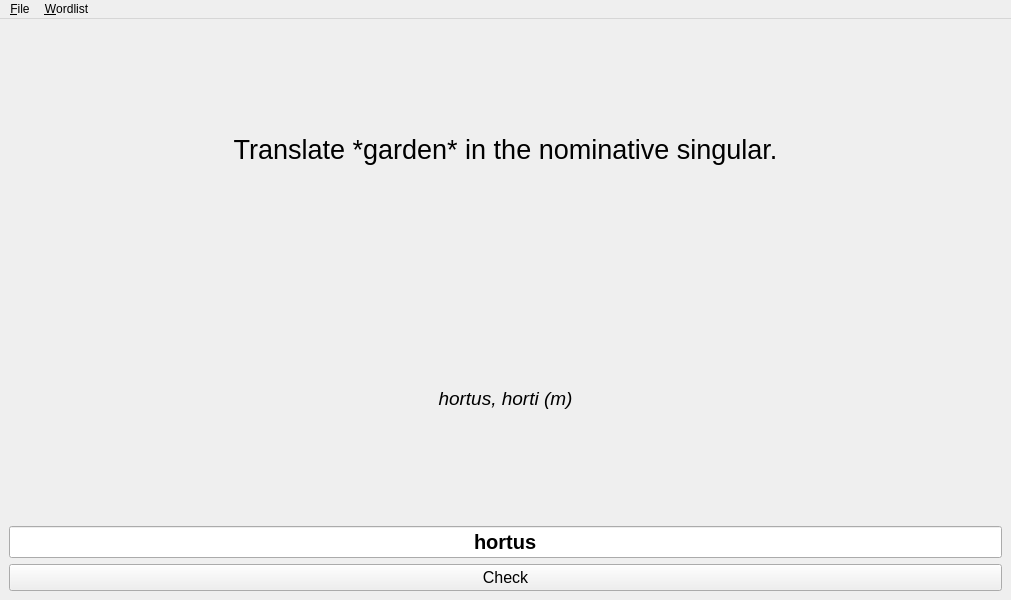
<?xml version="1.0" encoding="UTF-8"?>
<ui version="4.0">
 <class>MainWindow</class>
 <widget class="QMainWindow" name="MainWindow">
  <property name="geometry">
   <rect>
    <x>0</x>
    <y>0</y>
    <width>1011</width>
    <height>600</height>
   </rect>
  </property>
  <property name="windowTitle">
   <string>MainWindow</string>
  </property>
  <widget class="QWidget" name="centralwidget">
   <layout class="QVBoxLayout" name="verticalLayout_2">
    <item>
     <widget class="QLabel" name="question_label">
      <property name="font">
       <font>
        <pointsize>20</pointsize>
       </font>
      </property>
      <property name="text">
       <string>Translate *garden* in the nominative singular.</string>
      </property>
      <property name="textFormat">
       <enum>Qt::MarkdownText</enum>
      </property>
      <property name="alignment">
       <set>Qt::AlignCenter</set>
      </property>
     </widget>
    </item>
    <item>
     <widget class="QLabel" name="hint_label">
      <property name="font">
       <font>
        <pointsize>14</pointsize>
        <italic>true</italic>
       </font>
      </property>
      <property name="text">
       <string>hortus, horti (m)</string>
      </property>
      <property name="alignment">
       <set>Qt::AlignCenter</set>
      </property>
     </widget>
    </item>
    <item>
     <widget class="QLineEdit" name="answer_input">
      <property name="font">
       <font>
        <pointsize>15</pointsize>
        <weight>75</weight>
        <italic>false</italic>
        <bold>true</bold>
        <underline>false</underline>
        <strikeout>false</strikeout>
        <kerning>true</kerning>
       </font>
      </property>
      <property name="text">
       <string>hortus</string>
      </property>
      <property name="alignment">
       <set>Qt::AlignCenter</set>
      </property>
     </widget>
    </item>
    <item>
     <widget class="QPushButton" name="answer_button">
      <property name="font">
       <font>
        <pointsize>12</pointsize>
       </font>
      </property>
      <property name="text">
       <string>Check</string>
      </property>
     </widget>
    </item>
   </layout>
  </widget>
  <widget class="QMenuBar" name="menubar">
   <property name="geometry">
    <rect>
     <x>0</x>
     <y>0</y>
     <width>1011</width>
     <height>36</height>
    </rect>
   </property>
   <widget class="QMenu" name="menuFile">
    <property name="title">
     <string>&amp;File</string>
    </property>
    <addaction name="actionNew_Wordlist"/>
    <addaction name="actionOpen_Wordlist"/>
   </widget>
   <widget class="QMenu" name="menuWordlist">
    <property name="title">
     <string>&amp;Wordlist</string>
    </property>
    <addaction name="actionAdd_Noun"/>
   </widget>
   <addaction name="menuFile"/>
   <addaction name="menuWordlist"/>
  </widget>
  <action name="actionOpen_Wordlist">
   <property name="text">
    <string>&amp;Open Wordlist</string>
   </property>
   <property name="shortcut">
    <string>Ctrl+O</string>
   </property>
  </action>
  <action name="actionNew_Wordlist">
   <property name="text">
    <string>&amp;New Wordlist</string>
   </property>
   <property name="shortcut">
    <string>Ctrl+N</string>
   </property>
  </action>
  <action name="actionAdd_Noun">
   <property name="text">
    <string>Add &amp;Noun</string>
   </property>
   <property name="shortcut">
    <string>Alt+N</string>
   </property>
  </action>
 </widget>
 <resources/>
 <connections/>
</ui>
